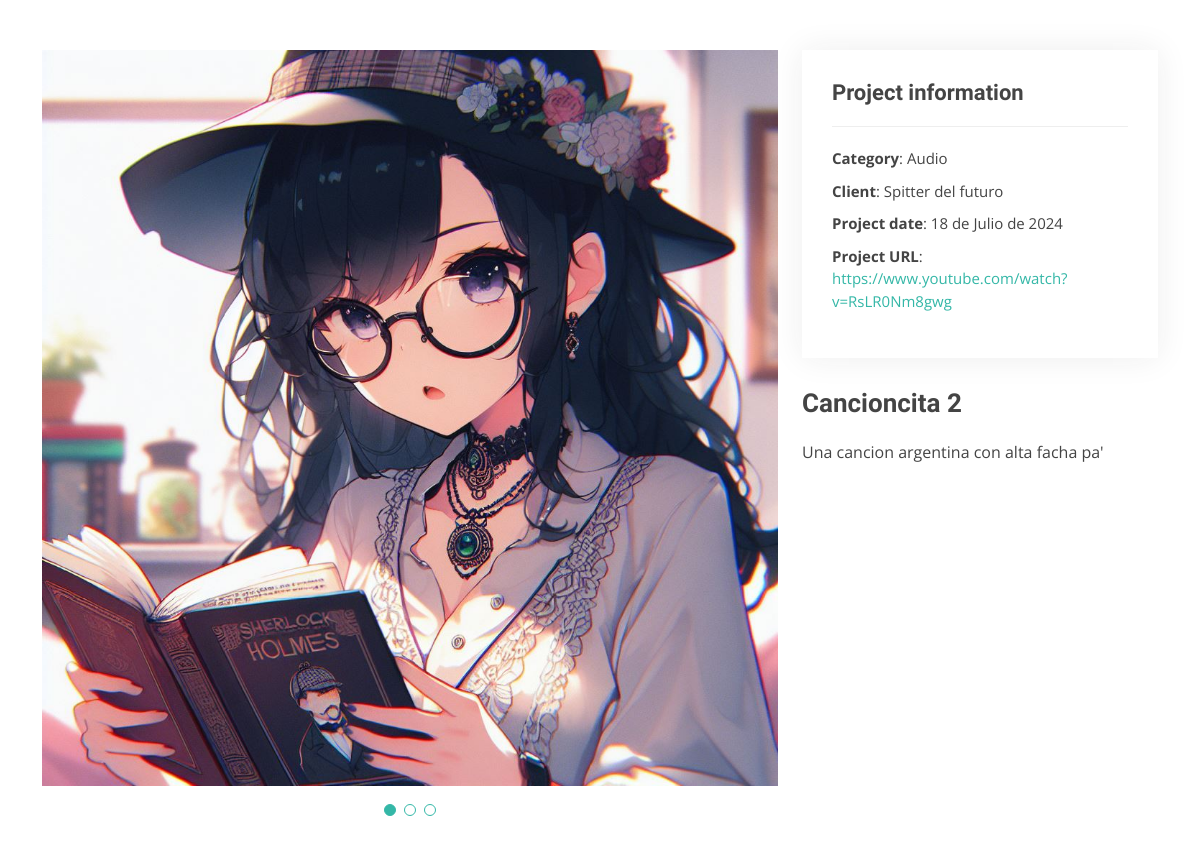
The app's page /portfolio-details/4/ with its own data.
### portfolio/models.py (models this page shows, shortened)
class PortfolioItem(models.Model):
    CATEGORY_CHOICES = [("Audio", "Audio"), ("Video", "Video"), ("Otros", "Otros")]
    title = models.CharField(_("Titulo del Proyecto"), max_length=100)
    category = models.CharField(
        _("Tipo de Filtro"), max_length=50, choices=CATEGORY_CHOICES
    )
    description = models.TextField(_("Descripcion del Proyecto"))
    image1 = models.ImageField(
        _("Imagen 1"), upload_to="portfolio/", validators=[validate_image_size]
    )
    image2 = models.ImageField(
        _("Imagen 2"),
        upload_to="portfolio/",
        blank=True,
        null=True,
        validators=[validate_image_size],
    )
    image3 = models.ImageField(
        _("Imagen 3"),
        upload_to="portfolio/",
        blank=True,
        null=True,
        validators=[validate_image_size],
    )
    client = models.CharField(_("Cliente"), max_length=100)
    project_date = models.DateField(_("Fecha"))
    project_url = models.URLField(_("Link"), blank=True, null=True)

### portfolio/views.py (the view)
def portfolio_details(request, pk):
    item = get_object_or_404(PortfolioItem, pk=pk)
    return render(request, "portfolio/portfolio-details.html", {"item": item})

### core/views.py (called while the page is built)
def site_configuration(request):
    try:
        site_config = SiteConfiguration.objects.get()
    except SiteConfiguration.DoesNotExist:
        site_config = None
    return {"site_config": site_config}

def social_links(request):
    try:
        links = SocialLinks.objects.first()
    except SocialLinks.DoesNotExist:
        links = None
    return {"social_links": links}

### templates/portfolio/portfolio-details.html (shortened to what this page needs)
{% extends 'core/base.html' %}
{% load static %}
{% block content %}
<main id="main">
    <section id="portfolio-details" class="portfolio-details">
        <div class="container">
            <div class="row gy-4">
                <div class="col-lg-8">
                    <div class="portfolio-details-slider swiper">
                        <div class="swiper-wrapper align-items-center">
                            <div class="swiper-slide">
                                <img src="{{ item.image1.url }}" alt="">
                            </div>
                        </div>
                        <div class="swiper-pagination"></div>
                    </div>
                </div>
                <div class="col-lg-4">
                    <div class="portfolio-info">
                        <h3>Project information</h3>
                        <ul>
                            <li><strong>Category</strong>: {{ item.category }}</li>
                            <li><strong>Client</strong>: {{ item.client }}</li>
                            <li><strong>Project date</strong>: {{ item.project_date }}</li>
                            <li><strong>Project URL</strong>: <a href="{{ item.project_url }}">{{ item.project_url }}</a></li>
                        </ul>
                    </div>
                    <div class="portfolio-description">
                        <h2>{{ item.title }}</h2>
                        <p>{{ item.description }}</p>
                    </div>
                </div>
            </div>
        </div>
    </section>
</main>
{% endblock content %}

### static/core/css/style.css (style rules this page uses)
body { font-family: "Open Sans", sans-serif; color: #444444; }
a { color: #34b7a7; text-decoration: none; }
h1, h2, h3, h4, h5, h6 { font-family: "Raleway", sans-serif; }
#main { margin-top: 50px; }
section { padding: 60px 0; }
.portfolio-details { padding-top: 0; }
.portfolio-details .portfolio-details-slider img { width: 100%; }
.portfolio-details .portfolio-details-slider .swiper-pagination { margin-top: 20px; position: relative; }
.portfolio-details .portfolio-info { padding: 30px; box-shadow: 0px 0 30px rgba(34, 34, 34, 0.08); }
.portfolio-details .portfolio-info h3 { font-size: 22px; font-weight: 700; margin-bottom: 20px; padding-bottom: 20px; border-bottom: 1px solid #eee; }
.portfolio-details .portfolio-info ul { list-style: none; padding: 0; font-size: 15px; }
.portfolio-details .portfolio-info ul li+li { margin-top: 10px; }
.portfolio-details .portfolio-description { padding-top: 30px; }
.portfolio-details .portfolio-description h2 { font-size: 26px; font-weight: 700; margin-bottom: 20px; }
.portfolio-details .portfolio-description p { padding: 0; }

### records on screen
PortfolioItem: image1 (picture), category "Audio", client "Spitter del futuro", project_date "18 de Julio de 2024", project_url "https://www.youtube.com/watch?v=RsLR0Nm8gwg", title "Cancioncita 2", description "Una cancion argentina con alta facha pa'"
